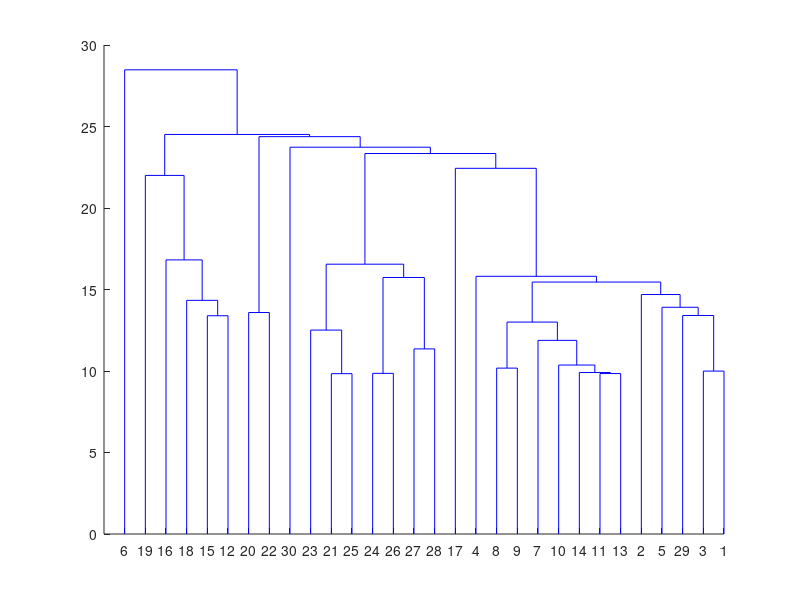
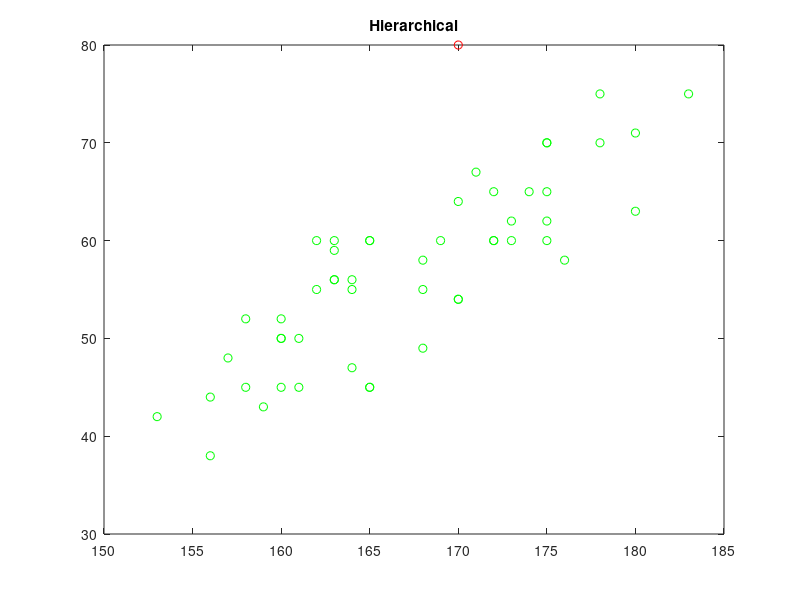

Write MATLAB code to recreate these figures, in order.
%参考代码：
%https://ww2.mathworks.cn/help/stats/cluster.html
% 载入数据
clear;
clc;
load('x.mat');
k = 2; 
% 计算前边点与后边点距离
disVector = pdist(x);  % pdist之后的Y是一个行向量，15个元素分别代表X点之间的距离
 
% 转换成方阵
disMatrix = squareform(disVector);
 
% 确定层次聚类树 
treeCluster = linkage(disMatrix);
 
% 可视化聚类树
dendrogram(treeCluster);
 
% 聚类下标
idx = cluster(treeCluster,'maxclust',k); 
 
% 画图
color=['r','g','b','c','m','y'];
figure,
for i=1:k
    plot(x(idx==i,1),x(idx==i,2),'color',color(i),'LineStyle','none','Marker','o')
    hold on
end
title('Hierarchical'); 